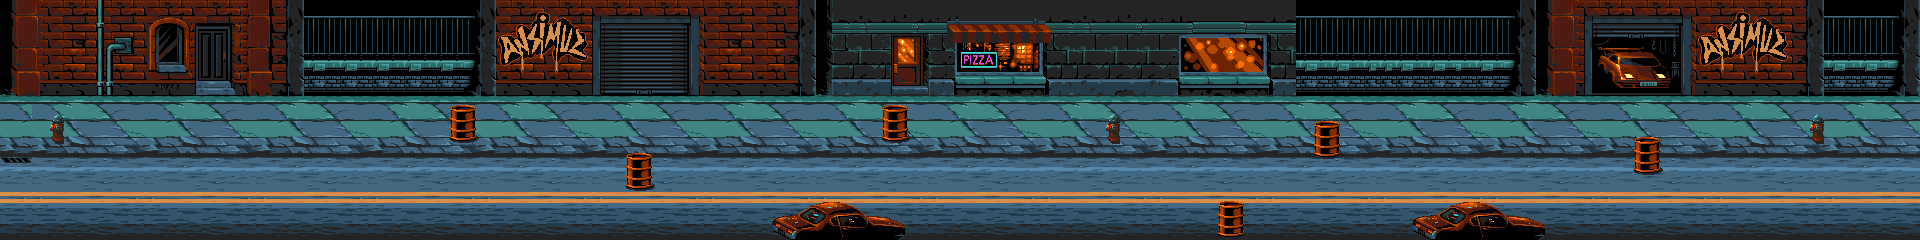

Tiled map render using the project's own tile images. Description and the map definition, with tile-layer contents summarised, below:
An orthogonal 120x15 tile map with 16x16 px tiles, 4 tile layers (Camada de Blocos 1, hidrante, carro, barril), 4 tilesets, 1 image layer and 24 objects.

<map version="1.10" tiledversion="1.10.1" orientation="orthogonal" renderorder="right-down" width="120" height="15" tilewidth="16" tileheight="16" infinite="0" nextlayerid="21" nextobjectid="52">
 <tileset firstgid="1" name="tileset" tilewidth="16" tileheight="16" tilecount="816" columns="34">
  <image source="tileset.png" width="544" height="384" />
 </tileset>
 <tileset firstgid="817" name="barrel" tilewidth="16" tileheight="16" tilecount="12" columns="4">
  <image source="barrel.png" width="64" height="48" />
 </tileset>
 <tileset firstgid="829" name="car" tilewidth="16" tileheight="16" tilecount="27" columns="9">
  <image source="car.png" width="144" height="48" />
 </tileset>
 <tileset firstgid="856" name="hydrant" tilewidth="16" tileheight="16" tilecount="2" columns="1">
  <image source="hydrant.png" width="19" height="36" />
 </tileset>
 <imagelayer id="11" name="background" offsetx="15" offsety="0.5" repeatx="1">
  <image source="back.png" width="96" height="80" />
 </imagelayer>
 <layer id="1" name="Camada de Blocos 1" width="120" height="15">
  <data>[1800 cells, 1800 non-empty, 519 distinct tile ids]</data>
 </layer>
 <layer id="16" name="hidrante" width="120" height="15">
  <data>[1800 cells, 6 non-empty, 2 distinct tile ids]</data>
 </layer>
 <layer id="17" name="carro" width="120" height="15">
  <data>[1800 cells, 54 non-empty, 27 distinct tile ids]</data>
 </layer>
 <layer id="14" name="barril" width="120" height="15">
  <data>[1800 cells, 36 non-empty, 6 distinct tile ids]</data>
 </layer>
 <objectgroup id="10" name="chao">
  <object id="7" x="-27.06" y="96" width="1919.74" height="143.394" />
 </objectgroup>
 <objectgroup id="13" name="barril">
  <object id="20" x="450" y="106.5" width="25" height="33">
   <ellipse />
  </object>
  <object id="22" x="625.5" y="154" width="26.5" height="34.5">
   <properties>
    <property name="refri" value="" />
   </properties>
   <ellipse />
  </object>
  <object id="23" x="886" y="107" width="20.5" height="32">
   <properties>
    <property name="frango" value="" />
   </properties>
   <ellipse />
  </object>
  <object id="24" x="1218" y="201" width="25.5" height="36.5">
   <ellipse />
  </object>
  <object id="26" x="1314.5" y="120" width="25" height="35.5">
   <properties>
    <property name="name" value="deixa" />
   </properties>
   <ellipse />
  </object>
  <object id="27" x="1634" y="135.5" width="26" height="37.5">
   <properties>
    <property name="refri" value="" />
   </properties>
   <ellipse />
  </object>
  <object id="28" x="1628" y="288" width="0.5">
   <ellipse />
  </object>
 </objectgroup>
 <objectgroup id="19" name="hidrante">
  <object id="30" x="48" y="109" width="18" height="36">
   <ellipse />
  </object>
  <object id="31" x="1101" y="109" width="25" height="39">
   <ellipse />
  </object>
  <object id="33" x="1808" y="109" width="20" height="38">
   <ellipse />
  </object>
 </objectgroup>
 <objectgroup id="18" name="carro">
  <object id="34" x="1411" y="230">
   <polygon points="0,0 5,-14 26,-17 46,-27 60,-28 80,-28 89,-18 110,-14 125,-11 136,2 132,6 6,7" />
  </object>
  <object id="35" x="770" y="226">
   <polygon points="0,0 11,-10 24,-12 43,-20 58,-25 80,-24 95,-14 104,-8 124,-9 133,3 136,6 27,13" />
  </object>
 </objectgroup>
 <objectgroup id="20" name="punk">
  <object id="37" x="327.333" y="151.333">
   <properties>
    <property name="name" value="start" />
   </properties>
  </object>
  <object id="38" x="232" y="122" />
  <object id="40" x="585.333" y="124" />
  <object id="41" x="756" y="180" />
  <object id="43" x="1015.33" y="120" />
  <object id="44" x="1262.67" y="141.333" />
  <object id="45" x="1562.67" y="118.667" />
  <object id="46" x="1746.67" y="205.333" />
  <object id="47" x="1743.33" y="126" />
  <object id="48" x="962.667" y="200.667" />
  <object id="49" x="450" y="218.667" />
 </objectgroup>
</map>
